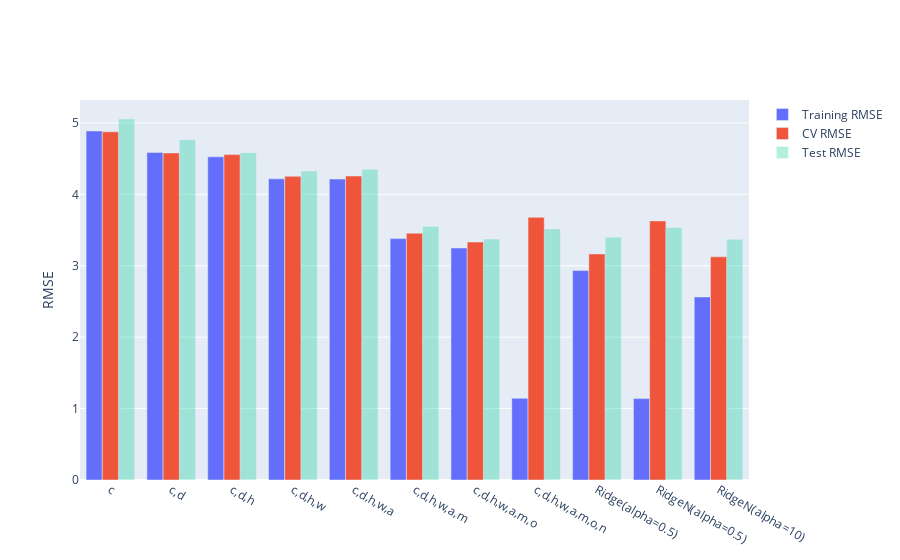

Write notebook code for a chart like this one.
### Code cell
ridge_model.fit(tr, tr['mpg'])
models["RidgeN(alpha=10)"] = ridge_model
compare_models(models)

### Figure 1 — Plotly figure (JSON) as saved in the notebook; plotly's stock layout.template omitted (floating-point values rounded to 4 significant figures)
{"data": [{"name": "Training RMSE", "type": "bar", "x": ["c", "c,d", "c,d,h", "c,d,h,w", "c,d,h,w,a", "c,d,h,w,a,m", "c,d,h,w,a,m,o", "c,d,h,w,a,m,o,n", "Ridge(alpha=0.5)", "RidgeN(alpha=0.5)", "RidgeN(alpha=10)"], "y": [4.888, 4.588, 4.525, 4.217, 4.214, 3.38, 3.249, 1.144, 2.933, 1.14, 2.563]}, {"name": "CV RMSE", "type": "bar", "x": ["c", "c,d", "c,d,h", "c,d,h,w", "c,d,h,w,a", "c,d,h,w,a,m", "c,d,h,w,a,m,o", "c,d,h,w,a,m,o,n", "Ridge(alpha=0.5)", "RidgeN(alpha=0.5)", "RidgeN(alpha=10)"], "y": [4.877, 4.579, 4.557, 4.253, 4.257, 3.456, 3.332, 3.678, 3.165, 3.628, 3.125]}, {"name": "Test RMSE", "opacity": 0.3, "type": "bar", "x": ["c", "c,d", "c,d,h", "c,d,h,w", "c,d,h,w,a", "c,d,h,w,a,m", "c,d,h,w,a,m,o", "c,d,h,w,a,m,o,n", "Ridge(alpha=0.5)", "RidgeN(alpha=0.5)", "RidgeN(alpha=10)"], "y": [5.055, 4.766, 4.584, 4.326, 4.35, 3.551, 3.375, 3.516, 3.4, 3.534, 3.37]}], "layout": {"autosize": true, "xaxis": {"autorange": true, "range": [-0.5, 10.5], "type": "category"}, "yaxis": {"autorange": true, "range": [0, 5.321], "title": {"text": "RMSE"}, "type": "linear"}}}
